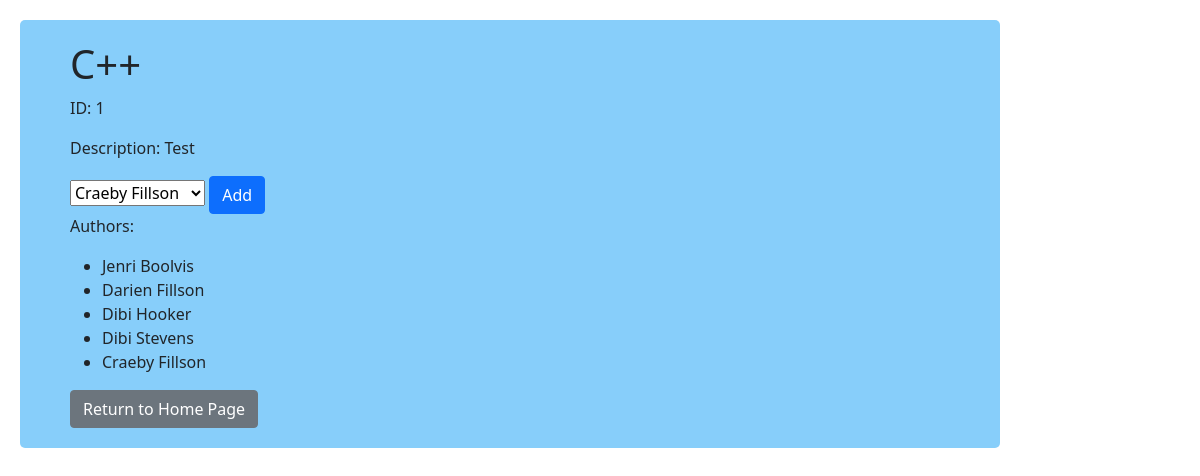
/view-book/1, run on the app's committed database.
### books_authors_templates_app/models.py (models this page shows, shortened)
class Book(models.Model):
    title = models.CharField(max_length=255)
    desc=models.TextField()
    created_at=models.DateTimeField(auto_now_add=True)
    updated_at=models.DateTimeField(auto_now=True)

class Author(models.Model):
    first_name=models.CharField(max_length=45)
    last_name=models.CharField(max_length=45)
    books=models.ManyToManyField(Book, related_name="authors")
    notes = models.TextField(default="Notes")
    created_at=models.DateTimeField(auto_now_add=True)
    updated_at=models.DateTimeField(auto_now=True)

### books_authors_templates_app/views.py (the view)
# urls.py: path('view-book/<int:id>', views.view_book),
def view_book(request, id):
    context = {
        'book':Book.objects.get(id=id),
        'authors':Author.objects.all()
    }
    return render(request, "view-book.html", context)

### books_authors_templates_app/templates/view-book.html (shortened to what this page needs)
<!DOCTYPE html>
<html lang="en">
<head>
    {% load static %}
    <link href="https://cdn.jsdelivr.net/npm/bootstrap@5.1.3/dist/css/bootstrap.min.css" rel="stylesheet">
    <link rel="stylesheet" href="{% static 'css/style.css'%}">
</head>
<body>
    <div id="wrapper2">
        <h1>{{book.title}}</h1>
        <p>ID: {{book.id}}</p>
        <p>Description: {{book.desc}}</p>
        <form action="/createRel/{{book.id}}" method="POST">
            <select name="authors" id="authors">
                {% for author in authors %}
                <option value="{{author.id}}">{{author.first_name}} {{author.last_name}}</option>
                {% endfor %}
            </select>
            <button class="btn btn-primary">Add</button>
        </form>
        <p>Authors: </p>
        <ul>
            {% for author in book.authors.all %}
            <li>{{author.first_name}} {{author.last_name}}</li>
            {% endfor %}
        </ul>
        <a href="/" class="btn btn-secondary">Return to Home Page</a>
    </div>
</body>
</html>

### books_authors_templates_app/static/css/style.css (style rules this page uses)
* { box-sizing: border-box; margin: 0; padding: 0; }
#wrapper2 { width: 980px; min-height: 300px; margin: 20px 0 0 20px; padding: 20px 0 20px 50px; border-radius: 5px; display: flex; justify-content: space-evenly; align-items: flex-start; flex-direction: column; background-color: lightskyblue; }

### data on the page
Book: title "C++", id "1", desc "Test"
Author: first_name "Jenri", last_name "Boolvis"
Author: first_name "Darien", last_name "Fillson"
Author: first_name "Dibi", last_name "Hooker"
Author: first_name "Dibi", last_name "Stevens"
Author: first_name "Craeby", last_name "Fillson"

### other printed values
form field authors "Craeby Fillson"
